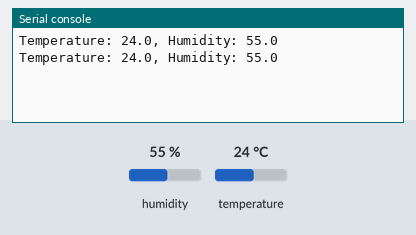
The program below on a simulated ESP32 board running MicroPython. On the bench: the last lines printed to the serial console. Inputs (shaded band) come from the test bench; at power-on: humidity 55 %, temperature 24 °C.

Above: at 1.2 s.
1.3 s: humidity set to 22 %
At 2.6 s:
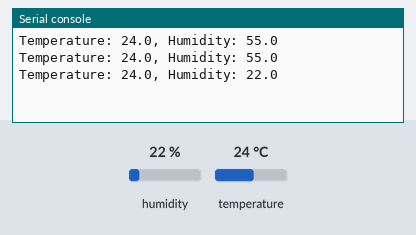
2.8 s: temperature set to 12 °C
At 3.5 s:
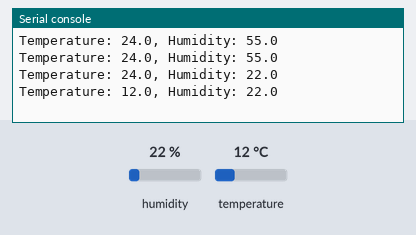
4.3 s: humidity set to 40 %
At 5.5 s:
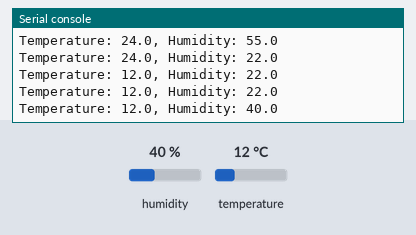
Timing chart, 0 to 7.3 s (numbered marks = the images above; inputs shaded):
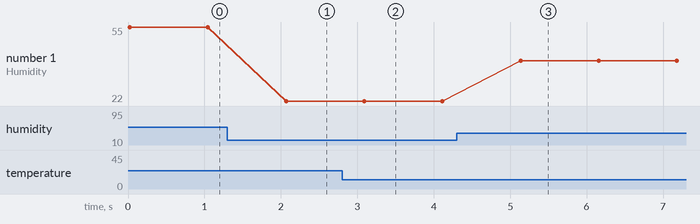

The program:

sample-dht22-01.py
```python
import dht
import machine
import time

# Initialize the DHT22 sensor and connect it to pin 4 (ESP32-S3 recommended)
sensor = dht.DHT22(machine.Pin(4))

# Loop indefinitely to continuously measure temperature and humidity
while True:
    try:
        # Measure temperature and humidity
        sensor.measure()

        # Get temperature and humidity values
        temp = sensor.temperature()
        humi = sensor.humidity()

        # Print temperature and humidity
        print("Temperature: {}, Humidity: {}".format(temp, humi))

        # Wait for 1 second between measurements
        time.sleep(1)
    except Exception as e:
        print("Error: ", e)
        time.sleep(1)
```

Measured:
- after the input at 1.3 s, the serial console: prints a new line after 0.77 s (image 1)
- after the input at 2.8 s, the serial console: prints a new line after 0.29 s (image 2)
- after the input at 4.3 s, the serial console: prints a new line after 0.84 s (image 3)
- plotted number 1: 55 → 22 after the input at 1.3 s, 22 → 40 after the input at 4.3 s
